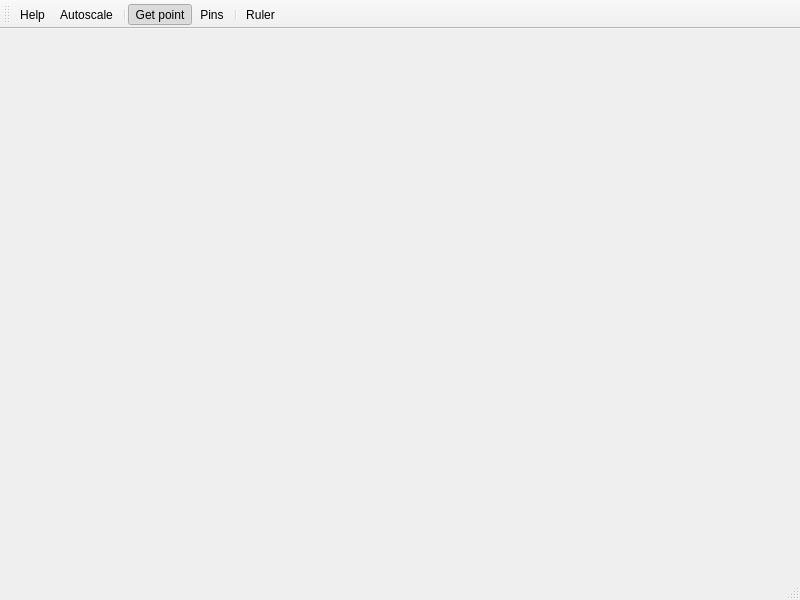
<?xml version="1.0" encoding="UTF-8"?>
<ui version="4.0">
 <class>MainWindowPlot</class>
 <widget class="QMainWindow" name="MainWindowPlot">
  <property name="geometry">
   <rect>
    <x>0</x>
    <y>0</y>
    <width>800</width>
    <height>600</height>
   </rect>
  </property>
  <property name="windowTitle">
   <string>MainWindow</string>
  </property>
  <property name="iconSize">
   <size>
    <width>24</width>
    <height>24</height>
   </size>
  </property>
  <widget class="QWidget" name="centralwidget">
   <layout class="QVBoxLayout" name="verticalLayout">
    <property name="spacing">
     <number>0</number>
    </property>
    <property name="leftMargin">
     <number>0</number>
    </property>
    <property name="topMargin">
     <number>0</number>
    </property>
    <property name="rightMargin">
     <number>0</number>
    </property>
    <property name="bottomMargin">
     <number>0</number>
    </property>
   </layout>
  </widget>
  <widget class="QMenuBar" name="menubar">
   <property name="geometry">
    <rect>
     <x>0</x>
     <y>0</y>
     <width>800</width>
     <height>22</height>
    </rect>
   </property>
  </widget>
  <widget class="QStatusBar" name="statusbar">
   <property name="enabled">
    <bool>true</bool>
   </property>
  </widget>
  <widget class="QToolBarExpanding" name="toolBar">
   <property name="windowTitle">
    <string>toolBar</string>
   </property>
   <property name="iconSize">
    <size>
     <width>20</width>
     <height>20</height>
    </size>
   </property>
   <property name="toolButtonStyle">
    <enum>Qt::ToolButtonTextUnderIcon</enum>
   </property>
   <attribute name="toolBarArea">
    <enum>TopToolBarArea</enum>
   </attribute>
   <attribute name="toolBarBreak">
    <bool>false</bool>
   </attribute>
   <addaction name="actionPan"/>
   <addaction name="actionAuto"/>
   <addaction name="separator"/>
   <addaction name="actionCoords"/>
   <addaction name="actionConnectors"/>
   <addaction name="separator"/>
   <addaction name="actionRuler"/>
  </widget>
  <action name="actionPan">
   <property name="icon">
    <iconset>
     <normalon>:/plot/pan</normalon>
    </iconset>
   </property>
   <property name="text">
    <string>Help</string>
   </property>
   <property name="shortcut">
    <string>P</string>
   </property>
  </action>
  <action name="actionZoom">
   <property name="icon">
    <iconset resource="main_window_rc.qrc">
     <normaloff>:/plot/zoom</normaloff>:/plot/zoom</iconset>
   </property>
   <property name="text">
    <string>Zoom</string>
   </property>
   <property name="toolTip">
    <string>Zoom control</string>
   </property>
   <property name="shortcut">
    <string>Z</string>
   </property>
  </action>
  <action name="actionConnectors">
   <property name="checkable">
    <bool>true</bool>
   </property>
   <property name="checked">
    <bool>false</bool>
   </property>
   <property name="icon">
    <iconset resource="main_window_rc.qrc">
     <normaloff>:/connectors</normaloff>:/connectors</iconset>
   </property>
   <property name="text">
    <string>Pins</string>
   </property>
   <property name="toolTip">
    <string>Show connectors pins for selected qcomponents</string>
   </property>
   <property name="shortcut">
    <string>C</string>
   </property>
  </action>
  <action name="actionCoords">
   <property name="checkable">
    <bool>true</bool>
   </property>
   <property name="checked">
    <bool>true</bool>
   </property>
   <property name="icon">
    <iconset resource="main_window_rc.qrc">
     <normaloff>:/plot/point</normaloff>:/plot/point</iconset>
   </property>
   <property name="text">
    <string>Get point</string>
   </property>
   <property name="toolTip">
    <string>Click for position --- Enable this to click on the plot and log the (x,y) position</string>
   </property>
   <property name="shortcut">
    <string>P</string>
   </property>
  </action>
  <action name="actionAuto">
   <property name="icon">
    <iconset resource="main_window_rc.qrc">
     <normaloff>:/plot/autozoom</normaloff>:/plot/autozoom</iconset>
   </property>
   <property name="text">
    <string>Autoscale</string>
   </property>
   <property name="toolTip">
    <string>Auto Zoom</string>
   </property>
   <property name="shortcut">
    <string>A</string>
   </property>
  </action>
  <action name="actionReplot">
   <property name="icon">
    <iconset resource="main_window_rc.qrc">
     <normaloff>:/plot/refresh_plot</normaloff>:/plot/refresh_plot</iconset>
   </property>
   <property name="text">
    <string>Replot</string>
   </property>
   <property name="shortcut">
    <string>Ctrl+R</string>
   </property>
  </action>
  <action name="actionRuler">
   <property name="icon">
    <iconset resource="main_window_rc.qrc">
     <normaloff>:/plot/ruler</normaloff>:/plot/ruler</iconset>
   </property>
   <property name="text">
    <string>Ruler</string>
   </property>
   <property name="toolTip">
    <string>Activate the ruler</string>
   </property>
  </action>
 </widget>
 <customwidgets>
  <customwidget>
   <class>QToolBarExpanding</class>
   <extends>QToolBar</extends>
   <header>.widgets.bases.expanding_toolbar</header>
  </customwidget>
 </customwidgets>
 <resources>
  <include location="main_window_rc.qrc"/>
 </resources>
 <connections>
  <connection>
   <sender>actionAuto</sender>
   <signal>triggered()</signal>
   <receiver>MainWindowPlot</receiver>
   <slot>auto_scale()</slot>
   <hints>
    <hint type="sourcelabel">
     <x>-1</x>
     <y>-1</y>
    </hint>
    <hint type="destinationlabel">
     <x>399</x>
     <y>299</y>
    </hint>
   </hints>
  </connection>
  <connection>
   <sender>actionConnectors</sender>
   <signal>triggered(bool)</signal>
   <receiver>MainWindowPlot</receiver>
   <slot>set_show_pins(bool)</slot>
   <hints>
    <hint type="sourcelabel">
     <x>-1</x>
     <y>-1</y>
    </hint>
    <hint type="destinationlabel">
     <x>399</x>
     <y>299</y>
    </hint>
   </hints>
  </connection>
  <connection>
   <sender>actionCoords</sender>
   <signal>triggered(bool)</signal>
   <receiver>MainWindowPlot</receiver>
   <slot>set_position_track(bool)</slot>
   <hints>
    <hint type="sourcelabel">
     <x>-1</x>
     <y>-1</y>
    </hint>
    <hint type="destinationlabel">
     <x>399</x>
     <y>299</y>
    </hint>
   </hints>
  </connection>
  <connection>
   <sender>actionPan</sender>
   <signal>triggered()</signal>
   <receiver>MainWindowPlot</receiver>
   <slot>pan()</slot>
   <hints>
    <hint type="sourcelabel">
     <x>-1</x>
     <y>-1</y>
    </hint>
    <hint type="destinationlabel">
     <x>399</x>
     <y>299</y>
    </hint>
   </hints>
  </connection>
  <connection>
   <sender>actionZoom</sender>
   <signal>triggered()</signal>
   <receiver>MainWindowPlot</receiver>
   <slot>zoom()</slot>
   <hints>
    <hint type="sourcelabel">
     <x>-1</x>
     <y>-1</y>
    </hint>
    <hint type="destinationlabel">
     <x>399</x>
     <y>299</y>
    </hint>
   </hints>
  </connection>
  <connection>
   <sender>actionReplot</sender>
   <signal>triggered()</signal>
   <receiver>MainWindowPlot</receiver>
   <slot>replot()</slot>
   <hints>
    <hint type="sourcelabel">
     <x>-1</x>
     <y>-1</y>
    </hint>
    <hint type="destinationlabel">
     <x>399</x>
     <y>299</y>
    </hint>
   </hints>
  </connection>
 </connections>
 <slots>
  <slot>auto_scale()</slot>
  <slot>replot()</slot>
  <slot>pan()</slot>
  <slot>zoom()</slot>
  <slot>set_position_track(bool)</slot>
  <slot>set_show_pins(bool)</slot>
 </slots>
</ui>
